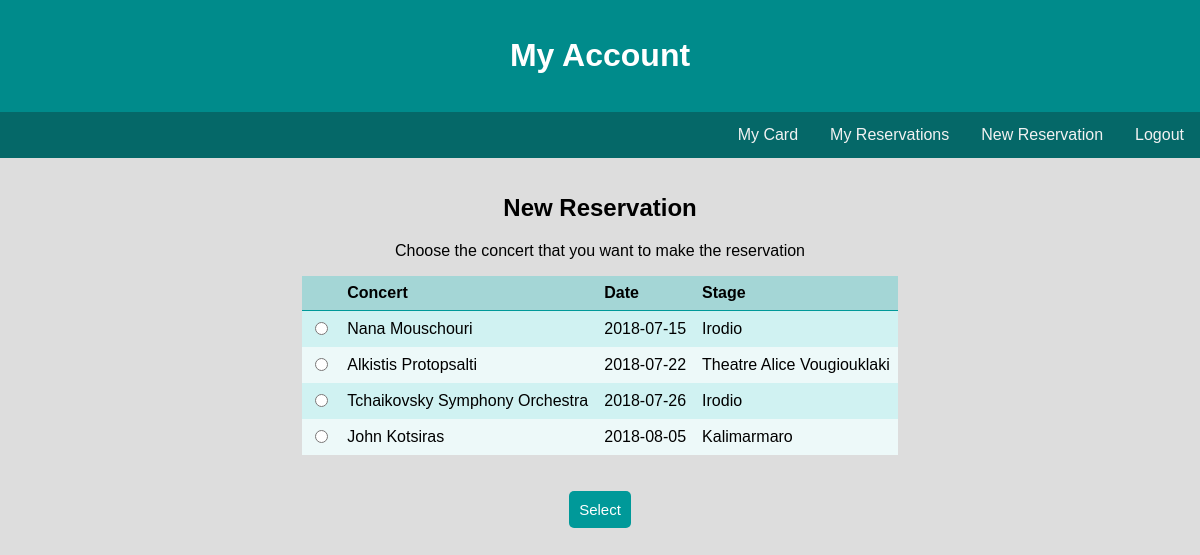
Page /concerts_site/reserve.php (signed in) on the committed database.
### tables this page shows
CREATE TABLE IF NOT EXISTS `concerts` (
`concert_id` int(10) unsigned NOT NULL,
  `date` date NOT NULL,
  `title` varchar(500) NOT NULL
);

### concerts_site/reserve.php (the view, shortened to what this page needs)
<?php
  $db = mysqli_connect("localhost", "root", "", "concerts_db");
?>
<!DOCTYPE html>
<html lang="en">
<head>
<link rel="stylesheet" type="text/css" href="index.css">
</head>
<body>
<header>
            <h1>My Account</h1>
</header>
<div class="topnav">
  <a href="index.php?logout='1'">Logout</a>
  <a href="reserve.php">New Reservation</a>
  <a href="index.php">My Reservations</a>
  <a href="card.php">My Card</a>
</div>
<div class="content">
    <?php  if (isset($_SESSION['username'])) : ?>
    	<h2>New Reservation</h2>
    	<p>Choose the concert that you want to make the reservation</p>
		<?php
		  $query = "SELECT distinct concerts.concert_id, concerts.title, concerts.date, stages.stage FROM concerts, prices, zones, stages WHERE prices.concert_id = concerts.concert_id AND zones.zone_id = prices.zone_id AND stages.stage_id = zones.stage_id ORDER BY concerts.date";
  	      $results = mysqli_query($db, $query);
		  $row = mysqli_fetch_row($results);
          $n = mysqli_num_fields($results);
		  if ($row) {
		?>
		<form method="post" action="select_zone.php">
		<table>
			<tr>
				<th></th>
				<th>Concert</th>
				<th>Date</th>
				<th>Stage</th>
			</tr>
			<?php
		  while ($row) {
			?>
			<tr>
			<?php
		    for ($i = 0; $i < $n; $i++) {
		      $val = $row[$i];
			  ?><td><?php
			  if ($i == 0) {?>
			  <input name="concert" type="radio" value="<?= $val?>">
			  <?php
			  }
			  else {
			  ?>
			  <?= $val?>
			  </td>
			  <?php
			  }
		    }
			?>
			</tr>
			<?php
			$row = mysqli_fetch_row($results);
		  }
		?>
		</table>
		<br>
		<br>
		<button type="submit" class="btn" name="select_concert">Select</button>
		</form>
    <?php
		  }
	else
		echo "Concerts not found.";
	endif
	?>
</div>
</body>
</html>

### concerts_site/index.css (style rules this page uses)
* { box-sizing: border-box; font-family: Arial, Helvetica, sans-serif; }
body { margin: 0; font-family: Arial, Helvetica, sans-serif; background-color: #ddd; }
header { padding: 1em; color: white; background-color: darkcyan; clear: left; text-align: center; }
table { border-collapse: collapse; margin: 0 auto; background: #edf9f9; }
th { text-align: left; padding: 8px; border-bottom: 1px solid #009999; background-color: #a4d6d6; }
td { text-align: left; padding: 8px; }
tr:nth-child(even) { background-color: #d0f2f2 }
.topnav { overflow: hidden; background-color: #056868; }
.topnav a { float: right; display: block; color: #f2f2f2; text-align: center; padding: 14px 16px; text-decoration: none; }
.content { text-align: center; padding: 1em; overflow: hidden; }
.btn { padding: 10px; font-size: 15px; color: white; background: #009999; border: none; border-radius: 5px; }

### rows in the picture
concerts: title "Nana Mouschouri", date "2018-07-15"
concerts: title "Alkistis Protopsalti", date "2018-07-22"
concerts: title "Tchaikovsky Symphony Orchestra", date "2018-07-26"
concerts: title "John Kotsiras", date "2018-08-05"

### other values in the picture
$val "Irodio"
$val "Theatre Alice Vougiouklaki"
$val "Kalimarmaro"
